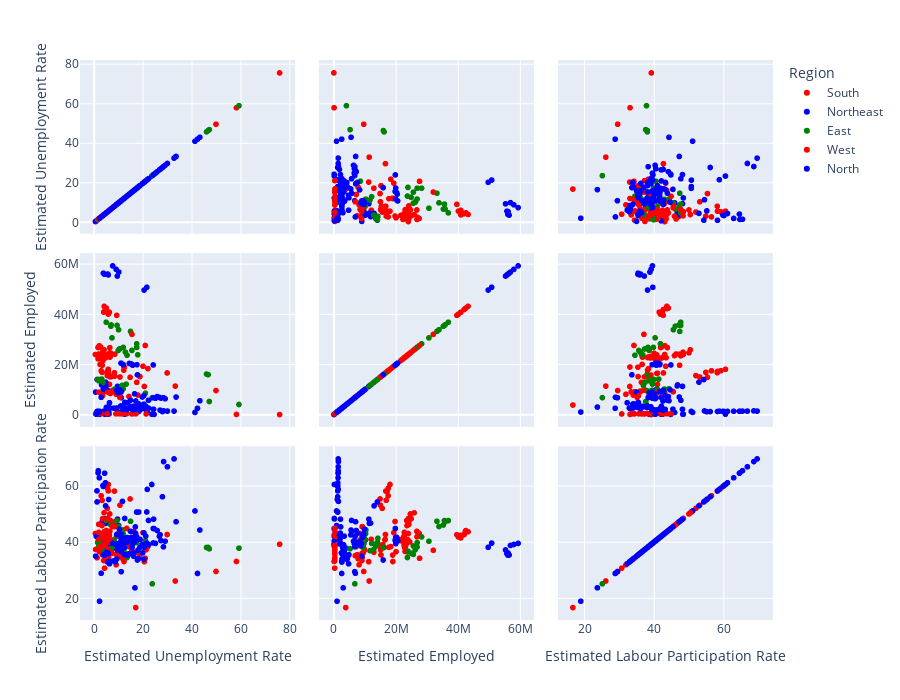
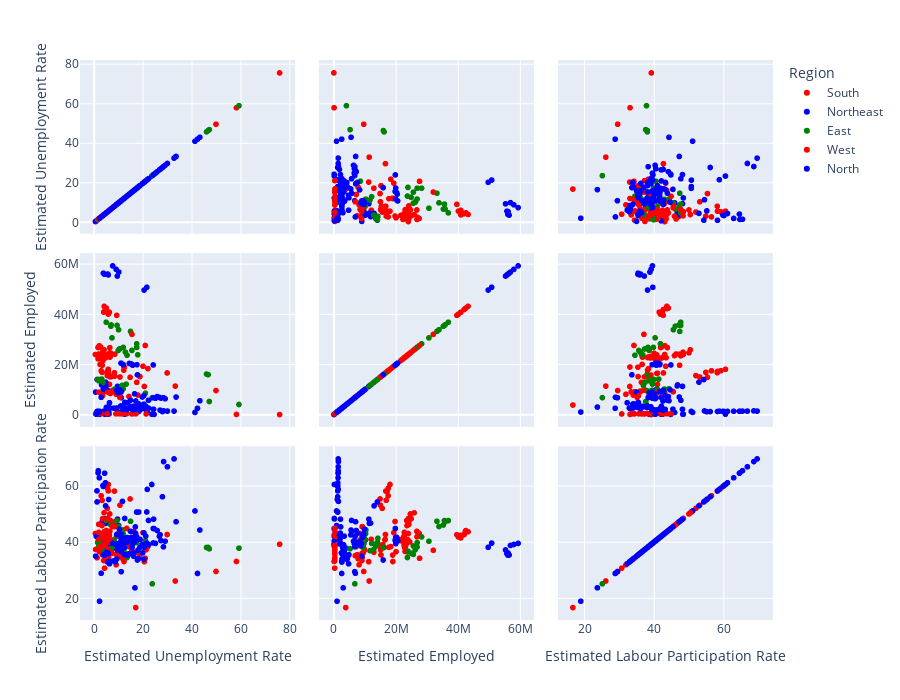

Notebook source saved alongside these figures, in order:
### Code cell
# Scatter matrix

fig = px.scatter_matrix(df, template='plotly',
                        dimensions=['Estimated Unemployment Rate', 'Estimated Employed', 'Estimated Labour Participation Rate'],
                        color='Region', color_discrete_sequence=['red', 'blue', 'green'],width=900, height=700)
fig.show()
fig.show()
